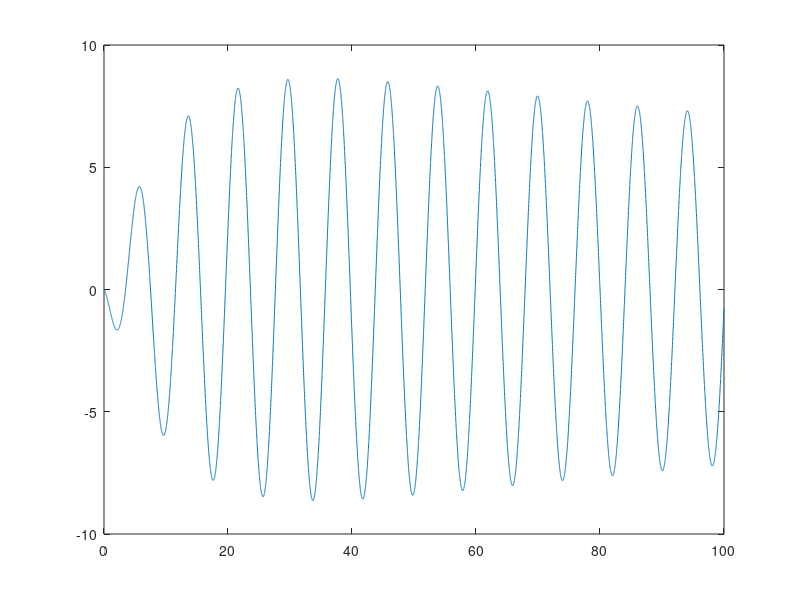

MATLAB code for this plot:
%% phenomenological fit from PRL -Critical Velocity and Dissipation of an Ultracold Bose-Fermi Counterflow
fitfun=@(p,x) (p(1)+p(2)*exp(-x./p(3))).*(p(4)*cos(p(5)*x+p(6))+p(7)*cos(p(8)*x+p(9)));
%envelope 1, envelope 2, tau, amp1, f1, phi1, amp2, f2, phi2
t=0:.01:100;
env1=1;
env2=1;
tau=10;
f1=.78;
f2=1.25;
p=[env1 env2 tau 10 f1 0 1 f2 0];
plot(t,fitfun(p,t))

%% phenomenological fit- growing sine
parameterNames = {'Amp1','DampTau1','FreqKHz1','Phase1','Amp2','DampTau2',...
        'FreqKHz2','Phase2','growTau2'};
fitfun=@(p,x) p(1).*exp(-x./p(2)).*cos(p(3)*x+p(4))+p(5).*exp(-x./p(6)).*cos(p(7)*x+p(8)).*(1-exp(-x/p(9)))
a1=0;
a2=10;
dampTau1=10;
dampTau2=300;
growTau2=10;
phi1=1.5;
phi2=2;
p=[a1 dampTau1 1.25 phi1 a2 dampTau2 0.78 phi2 growTau2];
plot(t,fitfun(p,t))